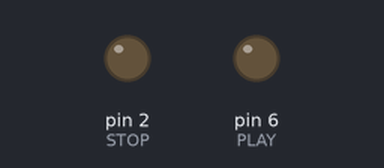
This sketch was run on a simulated Arduino Uno, built with avr-gcc and run on an emulated ATmega328P. Shown: output pins drawn as LEDs (lit = HIGH). The local clock reads 2024-03-15 10:24:30 at power-on unless the sketch sets it; what the sketch prints to the serial monitor is not drawn.

Above: at 0.2 s.
Timing chart, 0 to 1.7 s (numbered marks = the images above):
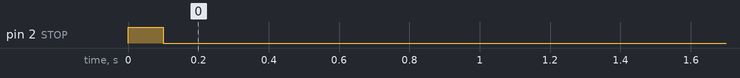

The sketch:

chime.ino
```cpp
#include <Wire.h>
#include "RTClib.h"

#define PLAY 6
#define STOP 2

RTC_DS1307 rtc;

void setup() {
  Serial.begin(57600);
  if (!rtc.begin()) {
    Serial.println("Couldn't find RTC");
    while (1);
  }

  // put your setup code here, to run once:
  pinMode(PLAY, OUTPUT);
  pinMode(STOP, OUTPUT);

  digitalWrite(STOP, HIGH);
  delay(100);
  digitalWrite(STOP, LOW);
  digitalWrite(PLAY, LOW);

//  rtc.adjust(DateTime(F(__DATE__), F(__TIME__)));
}

void loop() {
  DateTime now = rtc.now();

  Serial.print(now.year(), DEC);
  Serial.print('/');
  Serial.print(now.month(), DEC);
  Serial.print('/');
  Serial.print(now.day(), DEC);
  Serial.print(' ');
  Serial.print(now.hour(), DEC);
  Serial.print(':');
  Serial.print(now.minute(), DEC);
  Serial.print(':');
  Serial.print(now.second(), DEC);
  Serial.println();

  int m = now.minute();

//  if ((m % 5) == 0) {
//    chime ();
//  }
//
  switch (now.hour()) {
  case 10:
  case 11:
  case 12:
    if ((m == 30) || (m == 40)) {
      chime ();
    }
    break;
  case 14:
  case 15:
    if ((m == 40) || (m == 50)) {
      chime ();
    }
    break;
  default:
    break;
  }

  delay(5000);
}

void chime () {
  Serial.println("chime!!");

  digitalWrite(PLAY, HIGH);
  delay(10);
  digitalWrite(PLAY, LOW);
  delay(10000);

  digitalWrite(STOP, HIGH);
  delay(10);
  digitalWrite(STOP, LOW);
}
```
